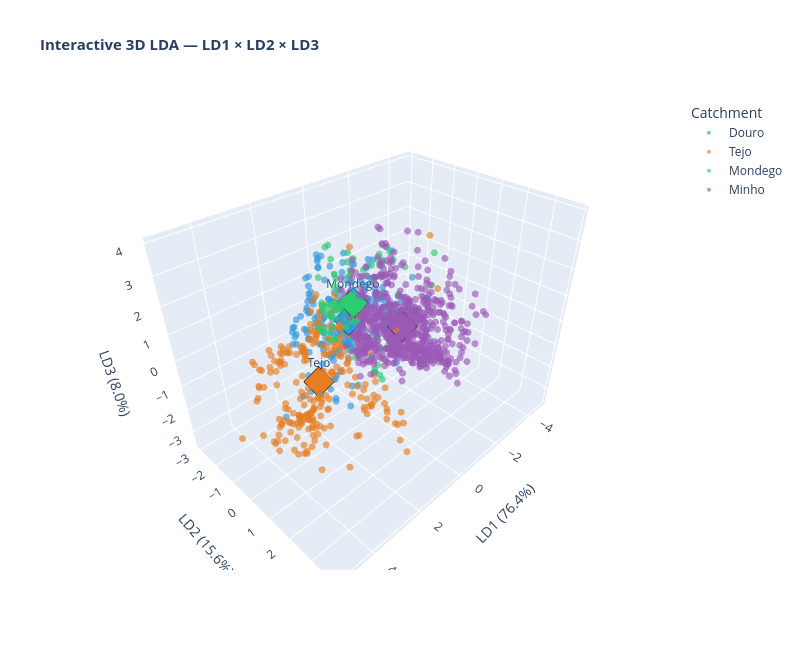

Write notebook code for a chart like this one.
### Markdown cell above
#### Observations — Interactive LDA Biplot with Decision Regions (LD1 × LD2)

**Variance explained:** LD1 accounts for **76.4%** and LD2 for **15.6%** of the between-group variance, meaning that together the first two discriminant functions capture **~92%** of the environmental separation among the four catchments. LD1 is therefore by far the most important axis.

**Group centroids (◆):**

| Catchment | LD1 | LD2 | Interpretation |
|---|---|---|---|
| Tejo | high positive | near 0 | warmest, lowest-elevation sites |
| Mondego | slightly positive | slightly positive | intermediate, transitional environment |
| Minho | negative | slightly positive | cooler, wetter, higher-elevation sites |
| Douro | near 0 | negative | intermediate temperature but distinct on LD2 |

**Decision boundary regions:**

- The **orange (Tejo) region** occupies the right side of the plot (positive LD1), confirming that high annual temperature and low elevation are the defining features of the Tejo basin.
- The **purple (Minho) region** occupies the left side (negative LD1), capturing the cooler, higher-elevation character of the Minho.
- The **Douro and Mondego regions** are narrow slivers in the centre — these basins are environmentally intermediate and harder to separate from each other.

**Overlap and misclassification:**

There is considerable scatter of points outside their own decision region — particularly for Minho (purple dots appearing in the Tejo zone) and Douro (blue dots scattered across all regions). This overlap explains the moderate cross-validation accuracy and the misclassifications visible in the confusion matrix: the four basins share environmental conditions and cannot be perfectly separated using only the seven environmental variables.

**Loading arrows:**

The two visible arrows (pointing toward the upper-right and lower-left) correspond to the environmental variables with the strongest contributions to LD1 and LD2. Variables pointing toward the Tejo centroid (right) are positively associated with warmer, lower-elevation conditions; variables pointing toward the Minho centroid (left) characterise cooler, higher-elevation, wetter environments.

### Code cell
# @title Interactive 3D scatter — LD1 × LD2 × LD3

ld3_var = lda.explained_variance_ratio_[2] * 100

hover_3d = [
    f"<b>{row['Catchment']}</b><br>"
    f"LD1: {row['LD1']:.2f}<br>"
    f"LD2: {row['LD2']:.2f}<br>"
    f"LD3: {row['LD3']:.2f}<br>"
    f"temp_ann: {df_sub.loc[idx, 'temp_ann']:.1f} °C<br>"
    f"Elevation: {df_sub.loc[idx, 'Elevation_mean_catch']:.0f} m"
    for idx, row in df_scores.iterrows()
]

fig3d = go.Figure()

for basin in basins:
    mask     = df_scores['Catchment'] == basin
    idx_list = df_scores[mask].index.tolist()
    fig3d.add_trace(go.Scatter3d(
        x=df_scores.loc[mask, 'LD1'],
        y=df_scores.loc[mask, 'LD2'],
        z=df_scores.loc[mask, 'LD3'],
        mode='markers',
        name=basin,
        marker=dict(color=palette[basin], size=4, opacity=0.65,
                    line=dict(width=0)),
        text=[hover_3d[df_scores.index.get_loc(i)] for i in idx_list],
        hovertemplate='%{text}<extra></extra>',
    ))

# Group centroids in 3D
for basin in basins:
    mask = df_scores['Catchment'] == basin
    fig3d.add_trace(go.Scatter3d(
        x=[df_scores.loc[mask, 'LD1'].mean()],
        y=[df_scores.loc[mask, 'LD2'].mean()],
        z=[df_scores.loc[mask, 'LD3'].mean()],
        mode='markers+text',
        name=f'{basin} centroid',
        marker=dict(color=palette[basin], size=10, symbol='diamond',
                    line=dict(color='black', width=1)),
        text=[basin], textposition='top center',
        showlegend=False,
        hovertemplate=f'<b>{basin} centroid</b><extra></extra>',
    ))

fig3d.update_layout(
    title=dict(text='<b>Interactive 3D LDA — LD1 × LD2 × LD3</b>',
               font=dict(size=15)),
    scene=dict(
        xaxis_title=f'LD1 ({ld1_var:.1f}%)',
        yaxis_title=f'LD2 ({ld2_var:.1f}%)',
        zaxis_title=f'LD3 ({ld3_var:.1f}%)',
        bgcolor='white',
    ),
    legend_title='Catchment',
    width=800, height=650,
)
fig3d.show()

### Figure 1 — Plotly figure (JSON) as saved in the notebook; plotly's stock layout.template omitted (floating-point values rounded to 4 significant figures; data arrays with more than 128 entries replaced by an {"elided": "..."} marker saying what was removed)
{"data": [{"hovertemplate": "%{text}<extra></extra>", "marker": {"color": "#3498db", "line": {"width": 0}, "opacity": 0.65, "size": 4}, "mode": "markers", "name": "Douro", "text": {"elided": "272 str values"}, "type": "scatter3d", "x": {"elided": "272 float values"}, "y": {"elided": "272 float values"}, "z": {"elided": "272 float values"}}, {"hovertemplate": "%{text}<extra></extra>", "marker": {"color": "#e67e22", "line": {"width": 0}, "opacity": 0.65, "size": 4}, "mode": "markers", "name": "Tejo", "text": {"elided": "235 str values"}, "type": "scatter3d", "x": {"elided": "235 float values"}, "y": {"elided": "235 float values"}, "z": {"elided": "235 float values"}}, {"hovertemplate": "%{text}<extra></extra>", "marker": {"color": "#2ecc71", "line": {"width": 0}, "opacity": 0.65, "size": 4}, "mode": "markers", "name": "Mondego", "text": ["<b>Mondego</b><br>LD1: 2.13<br>LD2: 0.07<br>LD3: 2.13<br>temp_ann: 15.2 °C<br>Elevation: 878 m", "<b>Mondego</b><br>LD1: 1.91<br>LD2: 0.41<br>LD3: 2.73<br>temp_ann: 14.8 °C<br>Elevation: 1070 m", "<b>Mondego</b><br>LD1: 1.33<br>LD2: -0.55<br>LD3: 0.10<br>temp_ann: 14.7 °C<br>Elevation: 521 m", "<b>Mondego</b><br>LD1: 0.49<br>LD2: -1.75<br>LD3: 0.20<br>temp_ann: 14.5 °C<br>Elevation: 558 m", "<b>Mondego</b><br>LD1: 1.41<br>LD2: -1.08<br>LD3: 0.34<br>temp_ann: 14.6 °C<br>Elevation: 667 m", "<b>Mondego</b><br>LD1: 1.03<br>LD2: -1.02<br>LD3: 0.68<br>temp_ann: 14.9 °C<br>Elevation: 516 m", "<b>Mondego</b><br>LD1: 0.19<br>LD2: -1.25<br>LD3: -0.15<br>temp_ann: 13.7 °C<br>Elevation: 576 m", "<b>Mondego</b><br>LD1: 0.41<br>LD2: -1.42<br>LD3: 0.55<br>temp_ann: 14.5 °C<br>Elevation: 535 m", "<b>Mondego</b><br>LD1: 1.65<br>LD2: 1.95<br>LD3: 0.29<br>temp_ann: 15.8 °C<br>Elevation: 207 m", "<b>Mondego</b><br>LD1: 0.90<br>LD2: 1.27<br>LD3: 0.48<br>temp_ann: 15.9 °C<br>Elevation: 122 m", "<b>Mondego</b><br>LD1: -0.55<br>LD2: 0.29<br>LD3: 0.92<br>temp_ann: 15.8 °C<br>Elevation: 84 m", "<b>Mondego</b><br>LD1: -0.26<br>LD2: -0.08<br>LD3: 1.33<br>temp_ann: 16.0 °C<br>Elevation: 171 m", "<b>Mondego</b><br>LD1: 1.96<br>LD2: 1.01<br>LD3: 0.84<br>temp_ann: 15.8 °C<br>Elevation: 371 m", "<b>Mondego</b><br>LD1: 1.48<br>LD2: 0.34<br>LD3: 1.11<br>temp_ann: 15.9 °C<br>Elevation: 351 m", "<b>Mondego</b><br>LD1: 1.72<br>LD2: 2.11<br>LD3: 0.25<br>temp_ann: 15.7 °C<br>Elevation: 227 m", "<b>Mondego</b><br>LD1: -0.04<br>LD2: -0.38<br>LD3: 0.77<br>temp_ann: 15.9 °C<br>Elevation: 87 m", "<b>Mondego</b><br>LD1: 1.54<br>LD2: 1.63<br>LD3: 0.24<br>temp_ann: 15.8 °C<br>Elevation: 185 m", "<b>Mondego</b><br>LD1: 1.55<br>LD2: 1.77<br>LD3: 0.49<br>temp_ann: 15.9 °C<br>Elevation: 207 m", "<b>Mondego</b><br>LD1: 0.91<br>LD2: 1.10<br>LD3: 0.76<br>temp_ann: 16.0 °C<br>Elevation: 181 m", "<b>Mondego</b><br>LD1: 1.35<br>LD2: 1.21<br>LD3: 1.09<br>temp_ann: 16.0 °C<br>Elevation: 278 m", "<b>Mondego</b><br>LD1: 1.53<br>LD2: 0.78<br>LD3: 0.22<br>temp_ann: 15.8 °C<br>Elevation: 189 m", "<b>Mondego</b><br>LD1: 2.08<br>LD2: 0.73<br>LD3: 2.13<br>temp_ann: 16.2 °C<br>Elevation: 566 m", "<b>Mondego</b><br>LD1: 1.05<br>LD2: 0.60<br>LD3: 1.64<br>temp_ann: 14.6 °C<br>Elevation: 669 m", "<b>Mondego</b><br>LD1: 1.31<br>LD2: 0.40<br>LD3: 1.34<br>temp_ann: 14.6 °C<br>Elevation: 736 m", "<b>Mondego</b><br>LD1: 1.44<br>LD2: -0.32<br>LD3: 0.78<br>temp_ann: 15.2 °C<br>Elevation: 500 m", "<b>Mondego</b><br>LD1: 2.12<br>LD2: 0.35<br>LD3: 2.20<br>temp_ann: 15.6 °C<br>Elevation: 790 m", "<b>Mondego</b><br>LD1: 1.75<br>LD2: -0.50<br>LD3: 2.58<br>temp_ann: 15.4 °C<br>Elevation: 858 m", "<b>Mondego</b><br>LD1: -0.16<br>LD2: 2.21<br>LD3: 2.65<br>temp_ann: 11.0 °C<br>Elevation: 1663 m", "<b>Mondego</b><br>LD1: 0.15<br>LD2: 1.24<br>LD3: 2.07<br>temp_ann: 12.0 °C<br>Elevation: 1366 m", "<b>Mondego</b><br>LD1: -2.08<br>LD2: 0.69<br>LD3: 2.43<br>temp_ann: 10.4 °C<br>Elevation: 1523 m", "<b>Mondego</b><br>LD1: -0.68<br>LD2: -1.82<br>LD3: 1.35<br>temp_ann: 13.3 °C<br>Elevation: 835 m", "<b>Mondego</b><br>LD1: 1.34<br>LD2: -0.88<br>LD3: 1.07<br>temp_ann: 14.1 °C<br>Elevation: 911 m", "<b>Mondego</b><br>LD1: 1.38<br>LD2: -0.88<br>LD3: 1.27<br>temp_ann: 15.3 °C<br>Elevation: 640 m", "<b>Mondego</b><br>LD1: 1.39<br>LD2: -0.84<br>LD3: 1.30<br>temp_ann: 15.2 °C<br>Elevation: 666 m", "<b>Mondego</b><br>LD1: 0.66<br>LD2: -0.10<br>LD3: 0.67<br>temp_ann: 15.6 °C<br>Elevation: 217 m", "<b>Mondego</b><br>LD1: 1.61<br>LD2: 0.20<br>LD3: 2.39<br>temp_ann: 16.1 °C<br>Elevation: 597 m", "<b>Mondego</b><br>LD1: 0.64<br>LD2: 1.31<br>LD3: 0.49<br>temp_ann: 15.8 °C<br>Elevation: 90 m", "<b>Mondego</b><br>LD1: 0.46<br>LD2: -0.06<br>LD3: 0.81<br>temp_ann: 16.0 °C<br>Elevation: 127 m", "<b>Mondego</b><br>LD1: 1.94<br>LD2: 1.90<br>LD3: 1.03<br>temp_ann: 14.7 °C<br>Elevation: 630 m", "<b>Mondego</b><br>LD1: 1.40<br>LD2: 0.10<br>LD3: 1.87<br>temp_ann: 16.1 °C<br>Elevation: 479 m", "<b>Mondego</b><br>LD1: -0.08<br>LD2: -0.98<br>LD3: 2.35<br>temp_ann: 15.7 °C<br>Elevation: 493 m", "<b>Mondego</b><br>LD1: 0.91<br>LD2: -0.09<br>LD3: 2.44<br>temp_ann: 16.2 °C<br>Elevation: 491 m", "<b>Mondego</b><br>LD1: -0.37<br>LD2: 0.49<br>LD3: 2.75<br>temp_ann: 15.8 °C<br>Elevation: 451 m", "<b>Mondego</b><br>LD1: -0.31<br>LD2: 0.41<br>LD3: 3.00<br>temp_ann: 15.9 °C<br>Elevation: 461 m", "<b>Mondego</b><br>LD1: 0.08<br>LD2: 0.46<br>LD3: 2.76<br>temp_ann: 16.0 °C<br>Elevation: 467 m", "<b>Mondego</b><br>LD1: 0.49<br>LD2: 0.09<br>LD3: 2.57<br>temp_ann: 16.1 °C<br>Elevation: 479 m", "<b>Mondego</b><br>LD1: 1.53<br>LD2: 0.45<br>LD3: 2.18<br>temp_ann: 15.9 °C<br>Elevation: 597 m", "<b>Mondego</b><br>LD1: 1.94<br>LD2: 1.11<br>LD3: 1.91<br>temp_ann: 16.2 °C<br>Elevation: 498 m", "<b>Mondego</b><br>LD1: 0.93<br>LD2: -0.26<br>LD3: 0.86<br>temp_ann: 15.7 °C<br>Elevation: 299 m", "<b>Mondego</b><br>LD1: 0.51<br>LD2: -0.84<br>LD3: 0.75<br>temp_ann: 14.7 °C<br>Elevation: 483 m", "<b>Mondego</b><br>LD1: 1.12<br>LD2: -0.93<br>LD3: 0.14<br>temp_ann: 14.5 °C<br>Elevation: 558 m", "<b>Mondego</b><br>LD1: 1.93<br>LD2: -0.23<br>LD3: 0.86<br>temp_ann: 15.6 °C<br>Elevation: 494 m", "<b>Mondego</b><br>LD1: 1.82<br>LD2: 0.37<br>LD3: 2.09<br>temp_ann: 15.5 °C<br>Elevation: 705 m", "<b>Mondego</b><br>LD1: 2.25<br>LD2: 0.43<br>LD3: 2.21<br>temp_ann: 15.4 °C<br>Elevation: 829 m", "<b>Mondego</b><br>LD1: 0.60<br>LD2: -1.24<br>LD3: 0.88<br>temp_ann: 14.9 °C<br>Elevation: 540 m", "<b>Mondego</b><br>LD1: 1.38<br>LD2: -0.32<br>LD3: 0.29<br>temp_ann: 15.9 °C<br>Elevation: 197 m", "<b>Mondego</b><br>LD1: 0.78<br>LD2: -0.19<br>LD3: 2.39<br>temp_ann: 16.3 °C<br>Elevation: 437 m", "<b>Mondego</b><br>LD1: 0.67<br>LD2: -0.41<br>LD3: 2.72<br>temp_ann: 16.2 °C<br>Elevation: 498 m", "<b>Mondego</b><br>LD1: 1.80<br>LD2: 0.50<br>LD3: 2.04<br>temp_ann: 16.1 °C<br>Elevation: 543 m", "<b>Mondego</b><br>LD1: 2.07<br>LD2: 0.57<br>LD3: 2.25<br>temp_ann: 16.2 °C<br>Elevation: 589 m", "<b>Mondego</b><br>LD1: 1.68<br>LD2: 0.23<br>LD3: 1.81<br>temp_ann: 15.5 °C<br>Elevation: 639 m", "<b>Mondego</b><br>LD1: 1.31<br>LD2: 0.09<br>LD3: 1.93<br>temp_ann: 15.0 °C<br>Elevation: 731 m", "<b>Mondego</b><br>LD1: 0.85<br>LD2: -1.04<br>LD3: 0.75<br>temp_ann: 14.7 °C<br>Elevation: 584 m", "<b>Mondego</b><br>LD1: 0.87<br>LD2: -1.04<br>LD3: 0.57<br>temp_ann: 14.7 °C<br>Elevation: 567 m", "<b>Mondego</b><br>LD1: 0.45<br>LD2: -1.40<br>LD3: 0.14<br>temp_ann: 14.0 °C<br>Elevation: 628 m", "<b>Mondego</b><br>LD1: 0.47<br>LD2: -1.53<br>LD3: 0.62<br>temp_ann: 14.4 °C<br>Elevation: 605 m", "<b>Mondego</b><br>LD1: 2.24<br>LD2: 0.72<br>LD3: 3.82<br>temp_ann: 15.0 °C<br>Elevation: 1239 m", "<b>Mondego</b><br>LD1: 1.90<br>LD2: 0.21<br>LD3: 3.92<br>temp_ann: 15.1 °C<br>Elevation: 1174 m", "<b>Mondego</b><br>LD1: 1.60<br>LD2: 0.07<br>LD3: 2.85<br>temp_ann: 14.8 °C<br>Elevation: 1050 m", "<b>Mondego</b><br>LD1: 1.57<br>LD2: 1.36<br>LD3: 3.30<br>temp_ann: 13.5 °C<br>Elevation: 1357 m", "<b>Mondego</b><br>LD1: 0.55<br>LD2: 0.93<br>LD3: 3.05<br>temp_ann: 12.8 °C<br>Elevation: 1347 m", "<b>Mondego</b><br>LD1: 0.44<br>LD2: 0.84<br>LD3: 3.16<br>temp_ann: 12.8 °C<br>Elevation: 1357 m", "<b>Mondego</b><br>LD1: 1.60<br>LD2: 0.07<br>LD3: 2.85<br>temp_ann: 14.8 °C<br>Elevation: 1050 m", "<b>Mondego</b><br>LD1: 1.56<br>LD2: -0.33<br>LD3: 3.55<br>temp_ann: 15.4 °C<br>Elevation: 995 m", "<b>Mondego</b><br>LD1: -0.77<br>LD2: 0.63<br>LD3: 2.41<br>temp_ann: 11.7 °C<br>Elevation: 1366 m", "<b>Mondego</b><br>LD1: 0.15<br>LD2: 1.21<br>LD3: 2.01<br>temp_ann: 12.0 °C<br>Elevation: 1347 m", "<b>Mondego</b><br>LD1: 1.74<br>LD2: -0.43<br>LD3: 0.84<br>temp_ann: 14.7 °C<br>Elevation: 702 m", "<b>Mondego</b><br>LD1: 1.30<br>LD2: -0.43<br>LD3: 0.23<br>temp_ann: 14.1 °C<br>Elevation: 702 m", "<b>Mondego</b><br>LD1: 1.51<br>LD2: 0.03<br>LD3: 2.66<br>temp_ann: 14.4 °C<br>Elevation: 1065 m", "<b>Mondego</b><br>LD1: 1.76<br>LD2: 0.50<br>LD3: 2.07<br>temp_ann: 14.2 °C<br>Elevation: 1046 m", "<b>Mondego</b><br>LD1: 0.25<br>LD2: 0.53<br>LD3: 3.17<br>temp_ann: 12.8 °C<br>Elevation: 1343 m", "<b>Mondego</b><br>LD1: 0.37<br>LD2: 0.42<br>LD3: 2.34<br>temp_ann: 12.8 °C<br>Elevation: 1241 m", "<b>Mondego</b><br>LD1: 0.29<br>LD2: -0.81<br>LD3: 2.75<br>temp_ann: 16.2 °C<br>Elevation: 491 m", "<b>Mondego</b><br>LD1: 0.28<br>LD2: 0.24<br>LD3: 2.71<br>temp_ann: 16.1 °C<br>Elevation: 479 m", "<b>Mondego</b><br>LD1: -0.05<br>LD2: 0.14<br>LD3: 2.75<br>temp_ann: 16.0 °C<br>Elevation: 467 m", "<b>Mondego</b><br>LD1: -0.52<br>LD2: 0.10<br>LD3: 2.98<br>temp_ann: 15.9 °C<br>Elevation: 461 m"], "type": "scatter3d", "x": [2.133, 1.914, 1.334, 0.4948, 1.414, 1.035, 0.1874, 0.4091, 1.653, 0.8991, -0.5542, -0.2595, 1.956, 1.483, 1.718, -0.03922, 1.544, 1.55, 0.9074, 1.352, 1.528, 2.079, 1.054, 1.312, 1.44, 2.118, 1.745, -0.1609, 0.1496, -2.078, -0.6837, 1.339, 1.376, 1.386, 0.6618, 1.615, 0.6384, 0.4561, 1.937, 1.398, -0.08162, 0.9057, -0.3715, -0.3149, 0.08311, 0.4926, 1.529, 1.939, 0.9284, 0.5101, 1.117, 1.926, 1.819, 2.254, 0.6045, 1.376, 0.7763, 0.6737, 1.797, 2.066, 1.676, 1.31, 0.8541, 0.8744, 0.4458, 0.4729, 2.243, 1.897, 1.603, 1.574, 0.5529, 0.4425, 1.603, 1.56, -0.7684, 0.1464, 1.742, 1.297, 1.505, 1.759, 0.2499, 0.3676, 0.2911, 0.2847, -0.05491, -0.519], "y": [0.07383, 0.4078, -0.5519, -1.749, -1.076, -1.024, -1.245, -1.42, 1.948, 1.273, 0.2887, -0.0761, 1.011, 0.3415, 2.113, -0.3825, 1.627, 1.769, 1.105, 1.212, 0.7827, 0.7337, 0.5956, 0.4046, -0.3164, 0.3479, -0.4967, 2.205, 1.236, 0.6921, -1.819, -0.8805, -0.8761, -0.8413, -0.09714, 0.2008, 1.311, -0.06124, 1.896, 0.1, -0.9765, -0.09474, 0.4924, 0.4087, 0.4605, 0.09432, 0.448, 1.109, -0.2592, -0.8381, -0.9291, -0.226, 0.3732, 0.4282, -1.24, -0.3215, -0.1895, -0.4088, 0.4972, 0.5699, 0.2317, 0.09132, -1.036, -1.041, -1.4, -1.528, 0.7243, 0.2143, 0.06732, 1.356, 0.9304, 0.8379, 0.06732, -0.3264, 0.6277, 1.21, -0.4328, -0.4285, 0.02616, 0.5013, 0.5296, 0.4211, -0.8052, 0.2409, 0.141, 0.1043], "z": [2.134, 2.729, 0.1036, 0.2012, 0.3427, 0.6814, -0.1536, 0.5468, 0.2898, 0.4837, 0.9243, 1.332, 0.8414, 1.112, 0.2548, 0.772, 0.238, 0.49, 0.7635, 1.085, 0.2199, 2.134, 1.635, 1.345, 0.7768, 2.203, 2.579, 2.653, 2.075, 2.433, 1.35, 1.066, 1.267, 1.305, 0.6663, 2.387, 0.4924, 0.8148, 1.03, 1.873, 2.345, 2.441, 2.747, 3.0, 2.763, 2.574, 2.181, 1.912, 0.8571, 0.7531, 0.1406, 0.8589, 2.086, 2.215, 0.8832, 0.2885, 2.392, 2.72, 2.041, 2.254, 1.809, 1.926, 0.7527, 0.5695, 0.1355, 0.6223, 3.819, 3.924, 2.854, 3.303, 3.055, 3.164, 2.854, 3.553, 2.406, 2.005, 0.8389, 0.2316, 2.661, 2.068, 3.171, 2.344, 2.753, 2.705, 2.747, 2.978]}, {"hovertemplate": "%{text}<extra></extra>", "marker": {"color": "#9b59b6", "line": {"width": 0}, "opacity": 0.65, "size": 4}, "mode": "markers", "name": "Minho", "text": {"elided": "699 str values"}, "type": "scatter3d", "x": {"elided": "699 float values"}, "y": {"elided": "699 float values"}, "z": {"elided": "699 float values"}}, {"hovertemplate": "<b>Douro centroid</b><extra></extra>", "marker": {"color": "#3498db", "line": {"color": "black", "width": 1}, "size": 10, "symbol": "diamond"}, "mode": "markers+text", "name": "Douro centroid", "showlegend": false, "text": ["Douro"], "textposition": "top center", "type": "scatter3d", "x": [0.005072], "y": [-1.211], "z": [-0.07257]}, {"hovertemplate": "<b>Tejo centroid</b><extra></extra>", "marker": {"color": "#e67e22", "line": {"color": "black", "width": 1}, "size": 10, "symbol": "diamond"}, "mode": "markers+text", "name": "Tejo centroid", "showlegend": false, "text": ["Tejo"], "textposition": "top center", "type": "scatter3d", "x": [2.678], "y": [0.3629], "z": [-0.3033]}, {"hovertemplate": "<b>Mondego centroid</b><extra></extra>", "marker": {"color": "#2ecc71", "line": {"color": "black", "width": 1}, "size": 10, "symbol": "diamond"}, "mode": "markers+text", "name": "Mondego centroid", "showlegend": false, "text": ["Mondego"], "textposition": "top center", "type": "scatter3d", "x": [0.9753], "y": [0.1336], "z": [1.653]}, {"hovertemplate": "<b>Minho centroid</b><extra></extra>", "marker": {"color": "#9b59b6", "line": {"color": "black", "width": 1}, "size": 10, "symbol": "diamond"}, "mode": "markers+text", "name": "Minho centroid", "showlegend": false, "text": ["Minho"], "textposition": "top center", "type": "scatter3d", "x": [-1.022], "y": [0.333], "z": [-0.0732]}], "layout": {"height": 650, "legend": {"title": {"text": "Catchment"}}, "scene": {"bgcolor": "white", "xaxis": {"title": {"text": "LD1 (76.4%)"}}, "yaxis": {"title": {"text": "LD2 (15.6%)"}}, "zaxis": {"title": {"text": "LD3 (8.0%)"}}}, "title": {"font": {"size": 15}, "text": "<b>Interactive 3D LDA — LD1 × LD2 × LD3</b>"}, "width": 800}}
